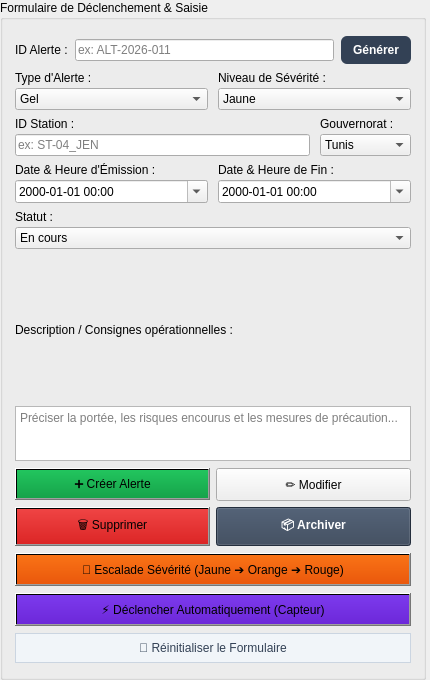
             <widget class="QWidget" name="scrollWidgetForm">
              <property name="geometry">
               <rect>
                <x>0</x>
                <y>0</y>
                <width>430</width>
                <height>680</height>
               </rect>
              </property>
              <layout class="QVBoxLayout" name="scrollVLayout">
               <property name="spacing">
                <number>0</number>
               </property>
               <property name="leftMargin">
                <number>0</number>
               </property>
               <property name="topMargin">
                <number>0</number>
               </property>
               <property name="rightMargin">
                <number>4</number>
               </property>
               <property name="bottomMargin">
                <number>0</number>
               </property>
               <item>
                <widget class="QGroupBox" name="groupFormulaire">
                 <property name="title">
                  <string>Formulaire de Déclenchement &amp;&amp; Saisie</string>
                 </property>
                 <layout class="QVBoxLayout" name="formVLayout">
                  <property name="spacing">
                   <number>7</number>
                  </property>
                  <property name="leftMargin">
                   <number>12</number>
                  </property>
                  <property name="topMargin">
                   <number>16</number>
                  </property>
                  <property name="rightMargin">
                   <number>12</number>
                  </property>
                  <property name="bottomMargin">
                   <number>14</number>
                  </property>
                  <!-- ID ALERTE -->
                  <item>
                   <layout class="QHBoxLayout" name="layoutId">
                    <item><widget class="QLabel" name="lblId"><property name="text"><string>ID Alerte :</string></property></widget></item>
                    <item><widget class="QLineEdit" name="txtIdAlerte"><property name="placeholderText"><string>ex: ALT-2026-011</string></property></widget></item>
                    <item><widget class="QPushButton" name="btnGenererId"><property name="text"><string>Générer</string></property><property name="styleSheet"><string notr="true">background: #334155; color: white; font-weight: bold; padding: 7px 12px; font-size: 12px; border-radius: 6px;</string></property></widget></item>
                   </layout>
                  </item>
                  <!-- TYPE & SEVERITE COTE A COTE -->
                  <item>
                   <layout class="QHBoxLayout" name="layoutTypeSev">
                    <property name="spacing">
                     <number>10</number>
                    </property>
                    <item>
                     <layout class="QVBoxLayout" name="vboxType">
                      <property name="spacing"><number>3</number></property>
                      <item><widget class="QLabel" name="lblType"><property name="text"><string>Type d'Alerte :</string></property></widget></item>
                      <item>
                       <widget class="QComboBox" name="cmbTypeAlerte">
                        <item><property name="text"><string>Gel</string></property></item>
                        <item><property name="text"><string>Sirocco/Canicule</string></property></item>
                        <item><property name="text"><string>Tempête</string></property></item>
                        <item><property name="text"><string>Vent fort</string></property></item>
                       </widget>
                      </item>
                     </layout>
                    </item>
                    <item>
                     <layout class="QVBoxLayout" name="vboxSev">
                      <property name="spacing"><number>3</number></property>
                      <item><widget class="QLabel" name="lblSeverite"><property name="text"><string>Niveau de Sévérité :</string></property></widget></item>
                      <item>
                       <widget class="QComboBox" name="cmbSeverite">
                        <item><property name="text"><string>Jaune</string></property></item>
                        <item><property name="text"><string>Orange</string></property></item>
                        <item><property name="text"><string>Rouge</string></property></item>
                       </widget>
                      </item>
                     </layout>
                    </item>
                   </layout>
                  </item>
                  <!-- STATION & GOUVERNORAT -->
                  <item>
                   <layout class="QHBoxLayout" name="layoutStationGouv">
                    <property name="spacing">
                     <number>10</number>
                    </property>
                    <item>
                     <layout class="QVBoxLayout" name="vboxStation">
                      <property name="spacing"><number>3</number></property>
                      <item><widget class="QLabel" name="lblStation"><property name="text"><string>ID Station :</string></property></widget></item>
                      <item><widget class="QLineEdit" name="txtIdStation"><property name="placeholderText"><string>ex: ST-04_JEN</string></property></widget></item>
                     </layout>
                    </item>
                    <item>
                     <layout class="QVBoxLayout" name="vboxGouv">
                      <property name="spacing"><number>3</number></property>
                      <item><widget class="QLabel" name="lblGouv"><property name="text"><string>Gouvernorat :</string></property></widget></item>
                      <item>
                       <widget class="QComboBox" name="cmbGouvernorat">
                        <item><property name="text"><string>Tunis</string></property></item>
                        <item><property name="text"><string>Ariana</string></property></item>
                        <item><property name="text"><string>Ben Arous</string></property></item>
                        <item><property name="text"><string>Manouba</string></property></item>
                        <item><property name="text"><string>Nabeul</string></property></item>
                        <item><property name="text"><string>Zaghouan</string></property></item>
                        <item><property name="text"><string>Bizerte</string></property></item>
                        <item><property name="text"><string>Béja</string></property></item>
                        <item><property name="text"><string>Jendouba</string></property></item>
                        <item><property name="text"><string>Le Kef</string></property></item>
                        <item><property name="text"><string>Siliana</string></property></item>
                        <item><property name="text"><string>Kairouan</string></property></item>
                        <item><property name="text"><string>Kasserine</string></property></item>
                        <item><property name="text"><string>Sidi Bouzid</string></property></item>
                        <item><property name="text"><string>Sousse</string></property></item>
                        <item><property name="text"><string>Monastir</string></property></item>
                        <item><property name="text"><string>Mahdia</string></property></item>
                        <item><property name="text"><string>Sfax</string></property></item>
                        <item><property name="text"><string>Gafsa</string></property></item>
                        <item><property name="text"><string>Tozeur</string></property></item>
                        <item><property name="text"><string>Kébili</string></property></item>
                        <item><property name="text"><string>Gabès</string></property></item>
                        <item><property name="text"><string>Médenine</string></property></item>
                        <item><property name="text"><string>Tataouine</string></property></item>
                       </widget>
                      </item>
                     </layout>
                    </item>
                   </layout>
                  </item>
                  <!-- DATES EMISSION & FIN COTE A COTE -->
                  <item>
                   <layout class="QHBoxLayout" name="layoutDates">
                    <property name="spacing">
                     <number>10</number>
                    </property>
                    <item>
                     <layout class="QVBoxLayout" name="vboxEmission">
                      <property name="spacing"><number>3</number></property>
                      <item><widget class="QLabel" name="lblEmission"><property name="text"><string>Date &amp; Heure d'Émission :</string></property></widget></item>
                      <item>
                       <widget class="QDateTimeEdit" name="dtEmission">
                        <property name="calendarPopup"><bool>true</bool></property>
                        <property name="displayFormat"><string>yyyy-MM-dd HH:mm</string></property>
                       </widget>
                      </item>
                     </layout>
                    </item>
                    <item>
                     <layout class="QVBoxLayout" name="vboxFin">
                      <property name="spacing"><number>3</number></property>
                      <item><widget class="QLabel" name="lblFin"><property name="text"><string>Date &amp; Heure de Fin :</string></property></widget></item>
                      <item>
                       <widget class="QDateTimeEdit" name="dtFin">
                        <property name="calendarPopup"><bool>true</bool></property>
                        <property name="displayFormat"><string>yyyy-MM-dd HH:mm</string></property>
                       </widget>
                      </item>
                     </layout>
                    </item>
                   </layout>
                  </item>
                  <!-- STATUT -->
                  <item>
                   <layout class="QVBoxLayout" name="vboxStatut">
                    <property name="spacing"><number>3</number></property>
                    <item><widget class="QLabel" name="lblStatut"><property name="text"><string>Statut :</string></property></widget></item>
                    <item>
                     <widget class="QComboBox" name="cmbStatut">
                      <item><property name="text"><string>En cours</string></property></item>
                      <item><property name="text"><string>Expirée</string></property></item>
                      <item><property name="text"><string>Archivée</string></property></item>
                     </widget>
                    </item>
                   </layout>
                  </item>
                  <!-- DESCRIPTION -->
                  <item>
                   <layout class="QVBoxLayout" name="vboxDesc">
                    <property name="spacing"><number>3</number></property>
                    <item><widget class="QLabel" name="lblDesc"><property name="text"><string>Description / Consignes opérationnelles :</string></property></widget></item>
                    <item>
                     <widget class="QTextEdit" name="txtDescription">
                      <property name="maximumSize"><size><width>16777215</width><height>55</height></size></property>
                      <property name="placeholderText"><string>Préciser la portée, les risques encourus et les mesures de précaution...</string></property>
                     </widget>
                    </item>
                   </layout>
                  </item>
                  <!-- BOUTONS ACTIONS CRUD -->
                  <item>
                   <layout class="QGridLayout" name="gridCrudButtons">
                    <property name="spacing"><number>6</number></property>
                    <item row="0" column="0">
                     <widget class="QPushButton" name="btnAjouter">
                      <property name="cursor"><cursorShape>PointingHandCursor</cursorShape></property>
                      <property name="text"><string>➕ Créer Alerte</string></property>
                      <property name="styleSheet"><string notr="true">background: qlineargradient(x1:0, y1:0, x2:0, y2:1, stop:0 #22c55e, stop:1 #16a34a); padding: 8px 12px;</string></property>
                     </widget>
                    </item>
                    <item row="0" column="1">
                     <widget class="QPushButton" name="btnModifier">
                      <property name="cursor"><cursorShape>PointingHandCursor</cursorShape></property>
                      <property name="text"><string>✏️ Modifier</string></property>
                      <property name="styleSheet"><string notr="true">padding: 8px 12px;</string></property>
                     </widget>
                    </item>
                    <item row="1" column="0">
                     <widget class="QPushButton" name="btnSupprimer">
                      <property name="cursor"><cursorShape>PointingHandCursor</cursorShape></property>
                      <property name="text"><string>🗑️ Supprimer</string></property>
                      <property name="styleSheet"><string notr="true">background: qlineargradient(x1:0, y1:0, x2:0, y2:1, stop:0 #ef4444, stop:1 #dc2626); padding: 8px 12px;</string></property>
                     </widget>
                    </item>
                    <item row="1" column="1">
                     <widget class="QPushButton" name="btnArchiver">
                      <property name="cursor"><cursorShape>PointingHandCursor</cursorShape></property>
                      <property name="text"><string>📦 Archiver</string></property>
                      <property name="styleSheet"><string notr="true">background: #334155; color: white; font-weight: bold; padding: 8px 12px;</string></property>
                     </widget>
                    </item>
                   </layout>
                  </item>
                  <item>
                   <widget class="QPushButton" name="btnMettreAJourSeverite">
                    <property name="cursor"><cursorShape>PointingHandCursor</cursorShape></property>
                    <property name="text"><string>🔺 Escalade Sévérité (Jaune ➔ Orange ➔ Rouge)</string></property>
                    <property name="styleSheet"><string notr="true">background: qlineargradient(x1:0, y1:0, x2:0, y2:1, stop:0 #f97316, stop:1 #ea580c); padding: 8px 12px;</string></property>
                   </widget>
                  </item>
                  <item>
                   <widget class="QPushButton" name="btnTriggerAuto">
                    <property name="cursor"><cursorShape>PointingHandCursor</cursorShape></property>
                    <property name="text"><string>⚡ Déclencher Automatiquement (Capteur)</string></property>
                    <property name="styleSheet"><string notr="true">background: qlineargradient(x1:0, y1:0, x2:0, y2:1, stop:0 #7c3aed, stop:1 #6d28d9); padding: 8px 12px;</string></property>
                   </widget>
                  </item>
                  <item>
                   <widget class="QPushButton" name="btnViderChamps">
                    <property name="cursor"><cursorShape>PointingHandCursor</cursorShape></property>
                    <property name="text"><string>🔄 Réinitialiser le Formulaire</string></property>
                    <property name="styleSheet"><string notr="true">background: #f1f5f9; color: #334155; border: 1px solid #cbd5e1; padding: 7px 12px;</string></property>
                   </widget>
                  </item>
                 </layout>
                </widget>
               </item>
              </layout>
             </widget>
